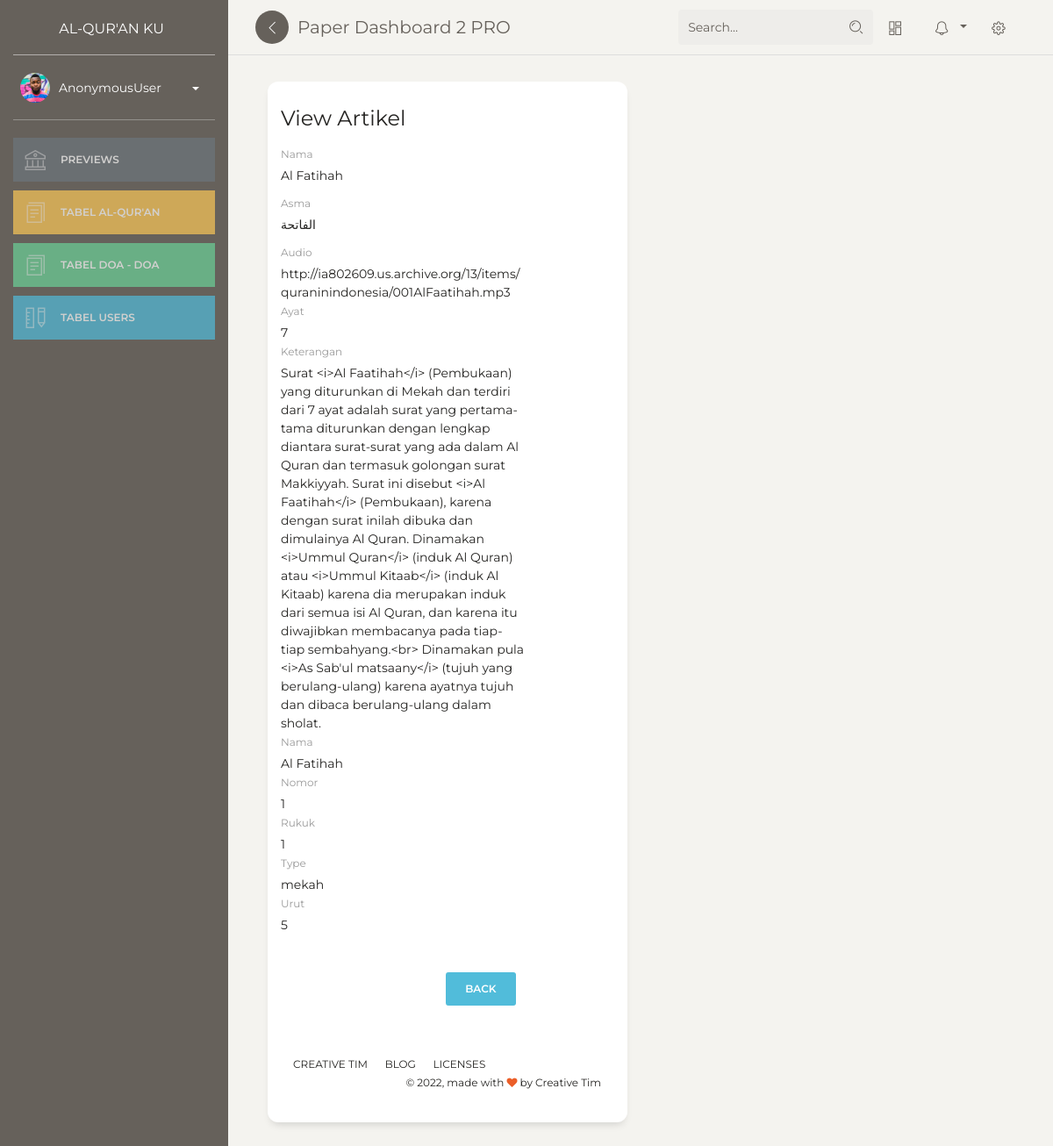
/dashboard/artikel/lihat/230, run on the app's committed database.
### content/models.py (models this page shows, shortened)
class Alquran(models.Model):
    arti = models.CharField(max_length=1000)
    asma = models.CharField(max_length=1000)
    audio = models.FileField()
    ayat = models.IntegerField()
    keterangan = models.TextField()
    nama = models.CharField(max_length=1000)
    nomor = models.IntegerField()
    rukuk = models.IntegerField()
    type = models.CharField(max_length=100,blank=True,null=True)
    urut = models.IntegerField()

### content/views.py (the view)
# urls.py: path('artikel/lihat/<str:id>',lihat_surah, name='lihat_surah'),
def lihat_surah(request, id):
    template_name = "back/lihat_surah.html"
    artikel = Alquran.objects.get(id=id)
    context = {
        'title' : 'View Artikel',
        'artikel' :artikel,
    }
    return render(request, template_name, context)

### templates/back/lihat_surah.html (shortened to what this page needs)
{% extends 'back/base.html' %}
{% block content %}
<div class="content">
    <div class="container-fluid">
        <div class="row">
            <div class="col-6">
                <div class="card">
                    <form class="form-horizontal" method="POST" enctype="multipart/form-data">
                        <div class="card-header">
                            <h4 class="card-title">
                                {{title}}
                            </h4>
                        </div>
                        <div class="card-content">
                            <div class="form-group">
                                <label class="col-md-3 control-label">Nama</label>
                                <div class="col-md-9">
                                    {{artikel.nama}}
                                </div>
                            </div>
                            <div class="form-group">
                                <label class="col-md-3 control-label">Asma</label>
                                <div class="col-md-9">
                                    {{artikel.asma}}
                                </div>
                            </div>
                            <div class="form-group">
                                <label class="col-md-3 control-label">Audio</label>
                                <div class="col-md-9">
                                    {{artikel.audio}}
                                </div>
                            <div class="form-group">
                                <label class="col-md-3 control-label">Ayat</label>
                                <div class="col-md-9">
                                    {{artikel.ayat}}
                                </div>
                            <div class="form-group">
                                <label class="col-md-3 control-label">Keterangan</label>
                                <div class="col-md-9">
                                    {{artikel.keterangan}}
                                </div>
                            <div class="form-group">
                                <label class="col-md-3 control-label">Nama</label>
                                <div class="col-md-9">
                                    {{artikel.nama}}
                                </div>
                            <div class="form-group">
                                <label class="col-md-3 control-label">Nomor</label>
                                <div class="col-md-9">
                                    {{artikel.nomor}}
                                </div>
                            <div class="form-group">
                                <label class="col-md-3 control-label">Rukuk</label>
                                <div class="col-md-9">
                                    {{artikel.rukuk}}
                                </div>
                            <div class="form-group">
                                <label class="col-md-3 control-label">Type</label>
                                <div class="col-md-9">
                                    {{artikel.type}}
                                </div>
                            <div class="form-group">
                                <label class="col-md-3 control-label">Urut</label>
                                <div class="col-md-9">
                                    {{artikel.urut}}
                                </div>
                            </div>
                        </div>
                        <div class="card-footer text-right">
                            <div class="form-group">
                                <div class="col-md-9">
                                    <a href="{% url 'artikel' %}" type="submit" class="btn btn-fill btn-info">
                                        Back
                                    </a>
                                </div>
                            </div>
                        </div>
                    </form>
                </div>
            </div>
        </div>
</div>
{% endblock content %}

### data on the page
Alquran: nama "Al Fatihah", asma "الفاتحة", audio "http://ia802609.us.archive.org/13/items/quraninindonesia/001AlFaatihah.mp3", ayat "7", keterangan "Surat <i>Al Faatihah</i> (Pembukaan) yang diturunkan di Mekah dan terdiri dari 7 ayat adalah surat yang pertama-tama diturunkan dengan lengkap diantara surat-surat yang ada dalam Al Quran dan termasuk golongan surat Makkiyyah. Surat ini disebut <i>Al Faatihah</i> (Pembukaan), karena dengan surat inilah dibuka dan dimulainya Al Quran. Dinamakan <i>Ummul Quran</i> (induk Al Quran) atau <i>Ummul Kitaab</i> (induk Al Kitaab) karena dia merupakan induk dari semua isi Al Quran, dan karena itu diwajibkan membacanya pada tiap-tiap sembahyang.<br> Dinamakan pula <i>As Sab'ul matsaany</i> (tujuh yang berulang-ulang) karena ayatnya tujuh dan dibaca berulang-ulang dalam sholat.", nomor "1", rukuk "1", type "mekah", urut "5"

### other printed values
{{ user }} "AnonymousUser"
{{ title }} "View Artikel"
